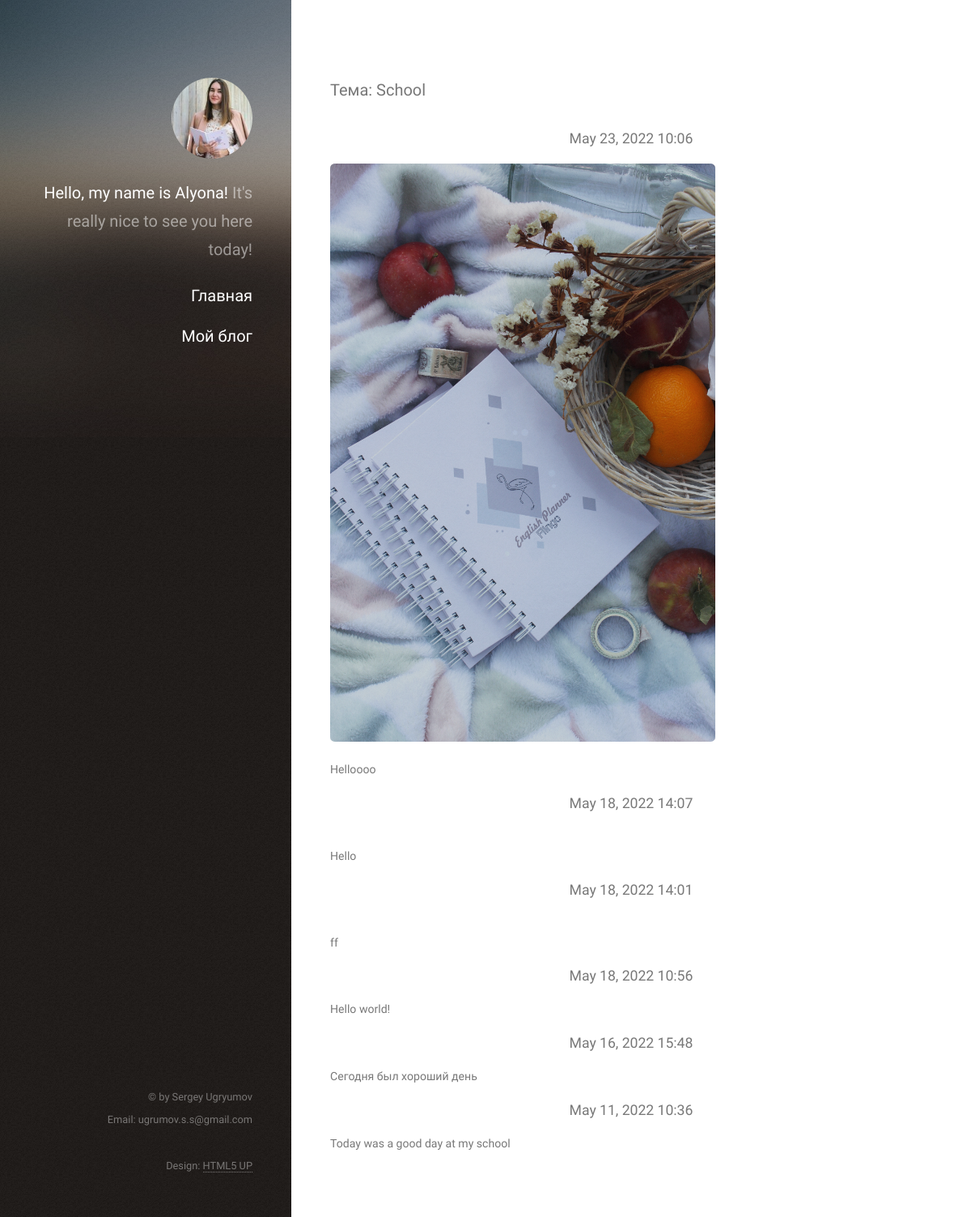
Before: /topics/2/ with the older database file.
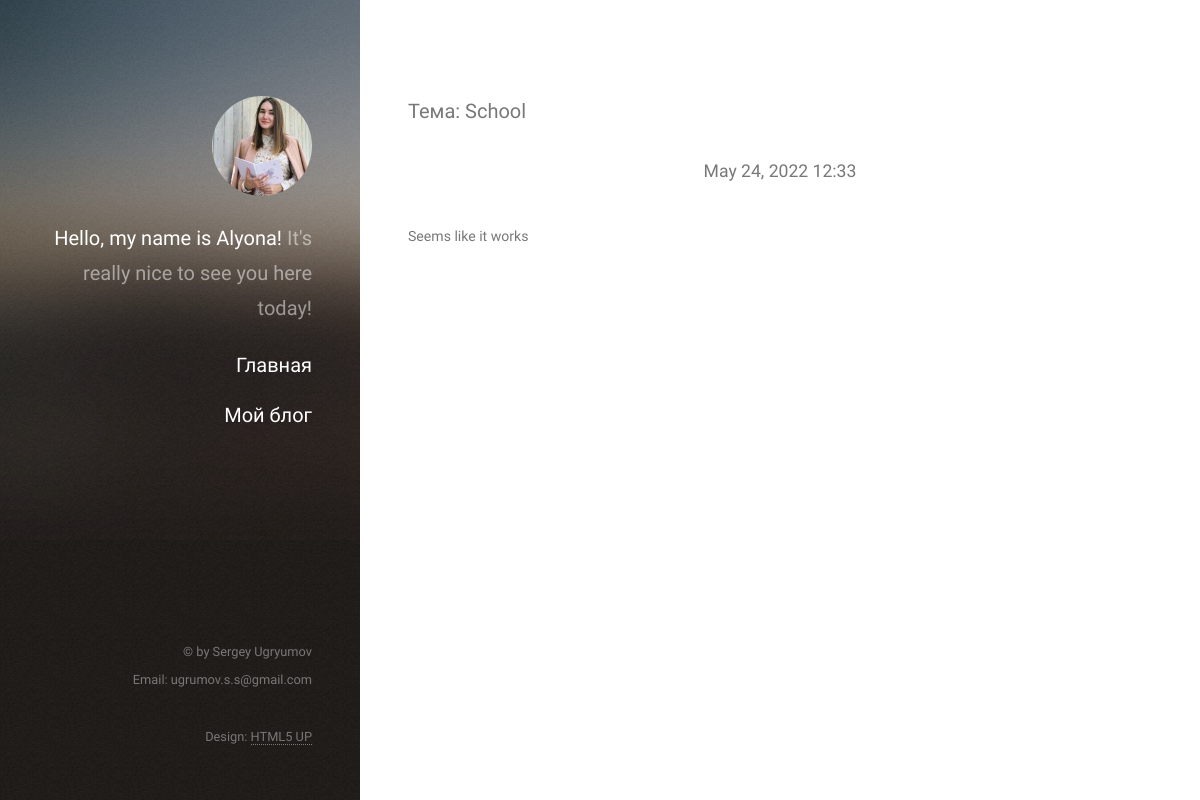
After: the same page with the newer database file.
### planner/models.py (models this page shows, shortened)
class Topic(models.Model):
    text = models.CharField(max_length=200)
    date_added = models.DateTimeField(auto_now_add=True)
    owner = models.ForeignKey(User, on_delete=models.CASCADE)
    def __str__(self):
        return self.text

class Entry(models.Model):
    topic = models.ForeignKey(Topic, on_delete=models.CASCADE)
    image = models.ImageField(null=True, blank=True, default=None)
    text = models.TextField(null=True, default=None)
    date_added = models.DateTimeField(auto_now_add=True)
    class Meta:
        verbose_name_plural = 'entries'

### planner/views.py (the view)
# urls.py: path('topics/<int:topic_id>/', views.topic, name='topic'),
def topic(request, topic_id):
    topic = Topic.objects.get(id=topic_id)
    entries = topic.entry_set.order_by('-date_added')
    context = {'topic': topic, 'entries': entries}
    return render(request, 'planner/topic.html', context)

### planner/templates/planner/topic.html (shortened to what this page needs)
{% extends "planner/base.html" %}
{% load static %}
{% block content %}
<div id="main">
<h3 align="left">Тема: {{ topic }}</h3>
        <article class="col-6 col-12-xsmall work-item">
            {% for entry in entries %}
                    <h4 align="center">{{ entry.date_added|date:'M d, Y H:i' }}</h4>
                    {% if entry.image %}
                    <a href="{{ entry.image.url }}" class="image fit thumb"><img src="{{ entry.image.url }}" alt="" /></a>
                    {% endif %}
                    <h4>{{ entry.text|linebreaks }}</h4>
            {% empty %}
                 <li>В этой теме еще нет ни одной записи!</li>
            {% endfor %}
        </article>
{% endblock content %}

### planner/templates/planner/base.html (shortened to what this page needs)
{% load static %}
<!DOCTYPE HTML>
<html>
	<head>
		<link rel="stylesheet" href="{% static 'planner/assets/css/main.css' %}" />
	</head>
	<body class="is-preload">
			<header id="header">
				<div class="inner">
					<a href="{% url 'planner:index' %}" class="image avatar"><img src="{% static 'planner/images/avatar.jpg' %}" alt="" /></a>
					<h1><strong>Hello, my name is Alyona!</strong><br /> It's really nice to see you here today! <br />
					</h1>
					<a href="{% url 'planner:index' %}"><h3>Главная</h3></a>
					<a href="{% url 'planner:topics' %}"><h3>Мой блог</h3></a>
				</div>
			</header>
		{% block content %}{% endblock content %}
			<footer id="footer">
				<div class="inner">
					<ul class="copyright">
						<li>&copy; by Sergey Ugryumov</li><li>Email: ugrumov.s.s@gmail.com</li><br /><li>Design: <a href="http://html5up.net">HTML5 UP</a></li>
					</ul>
				</div>
			</footer>
	</body>
</html>

Changed rows visible on the page:
removed Entry: date_added "May 23, 2022 10:06", image (picture), text "Helloooo"
removed Entry: date_added "May 18, 2022 14:07", text "Hello"
removed Entry: date_added "May 18, 2022 14:01", text "ff"
removed Entry: date_added "May 18, 2022 10:56", text "Hello world!"
removed Entry: date_added "May 16, 2022 15:48", text "Сегодня был хороший день"
removed Entry: date_added "May 11, 2022 10:36", text "Today was a good day at my school"
added Entry: date_added "May 24, 2022 12:33", text "Seems like it works"
